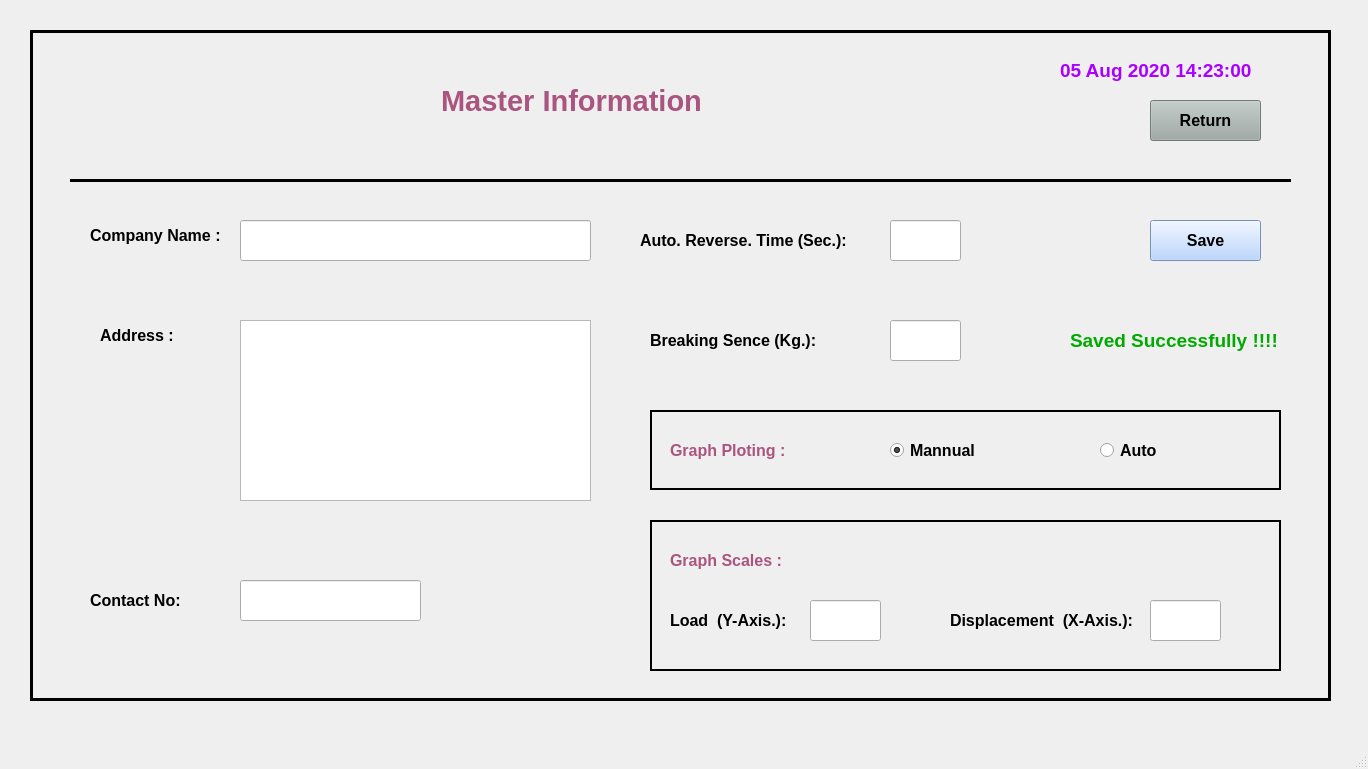
<?xml version="1.0" encoding="UTF-8"?>
<ui version="4.0">
 <class>MainWindow</class>
 <widget class="QMainWindow" name="MainWindow">
  <property name="geometry">
   <rect>
    <x>0</x>
    <y>0</y>
    <width>1368</width>
    <height>769</height>
   </rect>
  </property>
  <property name="windowTitle">
   <string>MainWindow</string>
  </property>
  <widget class="QWidget" name="centralwidget">
   <widget class="QFrame" name="frame">
    <property name="geometry">
     <rect>
      <x>30</x>
      <y>30</y>
      <width>1301</width>
      <height>671</height>
     </rect>
    </property>
    <property name="frameShape">
     <enum>QFrame::Box</enum>
    </property>
    <property name="frameShadow">
     <enum>QFrame::Plain</enum>
    </property>
    <property name="lineWidth">
     <number>3</number>
    </property>
    <widget class="QLabel" name="label">
     <property name="geometry">
      <rect>
       <x>60</x>
       <y>190</y>
       <width>131</width>
       <height>31</height>
      </rect>
     </property>
     <property name="font">
      <font>
       <family>Arial</family>
       <pointsize>12</pointsize>
       <weight>75</weight>
       <bold>true</bold>
      </font>
     </property>
     <property name="text">
      <string>Company Name :</string>
     </property>
    </widget>
    <widget class="QLineEdit" name="lineEdit">
     <property name="geometry">
      <rect>
       <x>210</x>
       <y>190</y>
       <width>351</width>
       <height>41</height>
      </rect>
     </property>
     <property name="font">
      <font>
       <family>Arial</family>
       <pointsize>12</pointsize>
       <weight>75</weight>
       <bold>true</bold>
      </font>
     </property>
    </widget>
    <widget class="QLabel" name="label_2">
     <property name="geometry">
      <rect>
       <x>70</x>
       <y>280</y>
       <width>101</width>
       <height>51</height>
      </rect>
     </property>
     <property name="font">
      <font>
       <family>Arial</family>
       <pointsize>12</pointsize>
       <weight>75</weight>
       <bold>true</bold>
      </font>
     </property>
     <property name="text">
      <string>Address :</string>
     </property>
    </widget>
    <widget class="QTextEdit" name="textEdit">
     <property name="geometry">
      <rect>
       <x>210</x>
       <y>290</y>
       <width>351</width>
       <height>181</height>
      </rect>
     </property>
     <property name="font">
      <font>
       <family>Arial</family>
       <pointsize>12</pointsize>
       <weight>75</weight>
       <bold>true</bold>
      </font>
     </property>
    </widget>
    <widget class="QLabel" name="label_3">
     <property name="geometry">
      <rect>
       <x>60</x>
       <y>550</y>
       <width>131</width>
       <height>41</height>
      </rect>
     </property>
     <property name="font">
      <font>
       <family>Arial</family>
       <pointsize>12</pointsize>
       <weight>75</weight>
       <bold>true</bold>
      </font>
     </property>
     <property name="text">
      <string>Contact No:</string>
     </property>
    </widget>
    <widget class="QLineEdit" name="lineEdit_2">
     <property name="geometry">
      <rect>
       <x>210</x>
       <y>550</y>
       <width>181</width>
       <height>41</height>
      </rect>
     </property>
     <property name="font">
      <font>
       <family>Arial</family>
       <pointsize>12</pointsize>
       <weight>75</weight>
       <bold>true</bold>
      </font>
     </property>
    </widget>
    <widget class="QLabel" name="label_4">
     <property name="geometry">
      <rect>
       <x>620</x>
       <y>290</y>
       <width>211</width>
       <height>41</height>
      </rect>
     </property>
     <property name="font">
      <font>
       <family>Arial</family>
       <pointsize>12</pointsize>
       <weight>75</weight>
       <bold>true</bold>
      </font>
     </property>
     <property name="text">
      <string>Breaking Sence (Kg.):</string>
     </property>
    </widget>
    <widget class="QLineEdit" name="lineEdit_3">
     <property name="geometry">
      <rect>
       <x>860</x>
       <y>190</y>
       <width>71</width>
       <height>41</height>
      </rect>
     </property>
     <property name="font">
      <font>
       <family>Arial</family>
       <pointsize>12</pointsize>
       <weight>75</weight>
       <bold>true</bold>
      </font>
     </property>
    </widget>
    <widget class="QLabel" name="label_5">
     <property name="geometry">
      <rect>
       <x>610</x>
       <y>190</y>
       <width>221</width>
       <height>41</height>
      </rect>
     </property>
     <property name="font">
      <font>
       <family>Arial</family>
       <pointsize>12</pointsize>
       <weight>75</weight>
       <bold>true</bold>
      </font>
     </property>
     <property name="text">
      <string>Auto. Reverse. Time (Sec.):</string>
     </property>
    </widget>
    <widget class="QLineEdit" name="lineEdit_4">
     <property name="geometry">
      <rect>
       <x>860</x>
       <y>290</y>
       <width>71</width>
       <height>41</height>
      </rect>
     </property>
     <property name="font">
      <font>
       <family>Arial</family>
       <pointsize>12</pointsize>
       <weight>75</weight>
       <bold>true</bold>
      </font>
     </property>
    </widget>
    <widget class="QFrame" name="frame_2">
     <property name="geometry">
      <rect>
       <x>620</x>
       <y>490</y>
       <width>631</width>
       <height>151</height>
      </rect>
     </property>
     <property name="frameShape">
      <enum>QFrame::Box</enum>
     </property>
     <property name="frameShadow">
      <enum>QFrame::Plain</enum>
     </property>
     <property name="lineWidth">
      <number>2</number>
     </property>
     <widget class="QLabel" name="label_7">
      <property name="geometry">
       <rect>
        <x>20</x>
        <y>20</y>
        <width>131</width>
        <height>41</height>
       </rect>
      </property>
      <property name="font">
       <font>
        <family>Arial</family>
        <pointsize>12</pointsize>
        <weight>75</weight>
        <bold>true</bold>
       </font>
      </property>
      <property name="styleSheet">
       <string notr="true">color: rgb(170, 85, 127);</string>
      </property>
      <property name="text">
       <string>Graph Scales :</string>
      </property>
     </widget>
     <widget class="QLabel" name="label_8">
      <property name="geometry">
       <rect>
        <x>20</x>
        <y>80</y>
        <width>121</width>
        <height>41</height>
       </rect>
      </property>
      <property name="font">
       <font>
        <family>Arial</family>
        <pointsize>12</pointsize>
        <weight>75</weight>
        <bold>true</bold>
       </font>
      </property>
      <property name="text">
       <string>Load  (Y-Axis.):</string>
      </property>
     </widget>
     <widget class="QLineEdit" name="lineEdit_5">
      <property name="geometry">
       <rect>
        <x>160</x>
        <y>80</y>
        <width>71</width>
        <height>41</height>
       </rect>
      </property>
      <property name="font">
       <font>
        <family>Arial</family>
        <pointsize>12</pointsize>
        <weight>75</weight>
        <bold>true</bold>
       </font>
      </property>
     </widget>
     <widget class="QLabel" name="label_9">
      <property name="geometry">
       <rect>
        <x>300</x>
        <y>80</y>
        <width>191</width>
        <height>41</height>
       </rect>
      </property>
      <property name="font">
       <font>
        <family>Arial</family>
        <pointsize>12</pointsize>
        <weight>75</weight>
        <bold>true</bold>
       </font>
      </property>
      <property name="text">
       <string>Displacement  (X-Axis.):</string>
      </property>
     </widget>
     <widget class="QLineEdit" name="lineEdit_6">
      <property name="geometry">
       <rect>
        <x>500</x>
        <y>80</y>
        <width>71</width>
        <height>41</height>
       </rect>
      </property>
      <property name="font">
       <font>
        <family>Arial</family>
        <pointsize>12</pointsize>
        <weight>75</weight>
        <bold>true</bold>
       </font>
      </property>
     </widget>
    </widget>
    <widget class="Line" name="line">
     <property name="geometry">
      <rect>
       <x>40</x>
       <y>140</y>
       <width>1221</width>
       <height>21</height>
      </rect>
     </property>
     <property name="frameShadow">
      <enum>QFrame::Plain</enum>
     </property>
     <property name="lineWidth">
      <number>3</number>
     </property>
     <property name="orientation">
      <enum>Qt::Horizontal</enum>
     </property>
    </widget>
    <widget class="QLabel" name="label_10">
     <property name="geometry">
      <rect>
       <x>370</x>
       <y>50</y>
       <width>351</width>
       <height>41</height>
      </rect>
     </property>
     <property name="font">
      <font>
       <family>Arial</family>
       <pointsize>22</pointsize>
       <weight>75</weight>
       <bold>true</bold>
      </font>
     </property>
     <property name="styleSheet">
      <string notr="true">color: rgb(170, 85, 127);</string>
     </property>
     <property name="text">
      <string>Master Information </string>
     </property>
     <property name="alignment">
      <set>Qt::AlignCenter</set>
     </property>
    </widget>
    <widget class="QLabel" name="label_47">
     <property name="geometry">
      <rect>
       <x>1030</x>
       <y>20</y>
       <width>231</width>
       <height>41</height>
      </rect>
     </property>
     <property name="font">
      <font>
       <family>Arial</family>
       <pointsize>14</pointsize>
       <weight>75</weight>
       <bold>true</bold>
       <underline>false</underline>
      </font>
     </property>
     <property name="styleSheet">
      <string notr="true">color: rgb(170, 0, 255);</string>
     </property>
     <property name="text">
      <string>05 Aug 2020 14:23:00</string>
     </property>
     <property name="alignment">
      <set>Qt::AlignLeading|Qt::AlignLeft|Qt::AlignVCenter</set>
     </property>
    </widget>
    <widget class="QPushButton" name="pushButton_6">
     <property name="geometry">
      <rect>
       <x>1120</x>
       <y>70</y>
       <width>111</width>
       <height>41</height>
      </rect>
     </property>
     <property name="font">
      <font>
       <family>Arial</family>
       <pointsize>12</pointsize>
       <weight>75</weight>
       <bold>true</bold>
      </font>
     </property>
     <property name="cursor">
      <cursorShape>ArrowCursor</cursorShape>
     </property>
     <property name="styleSheet">
      <string notr="true">background-color: rgb(159, 170, 166);</string>
     </property>
     <property name="text">
      <string>Return</string>
     </property>
     <property name="flat">
      <bool>false</bool>
     </property>
    </widget>
    <widget class="QPushButton" name="pushButton_7">
     <property name="geometry">
      <rect>
       <x>1120</x>
       <y>190</y>
       <width>111</width>
       <height>41</height>
      </rect>
     </property>
     <property name="font">
      <font>
       <family>Arial</family>
       <pointsize>12</pointsize>
       <weight>75</weight>
       <bold>true</bold>
      </font>
     </property>
     <property name="cursor">
      <cursorShape>ArrowCursor</cursorShape>
     </property>
     <property name="styleSheet">
      <string notr="true">background-color: rgb(169, 202, 255);</string>
     </property>
     <property name="text">
      <string>Save</string>
     </property>
     <property name="flat">
      <bool>false</bool>
     </property>
    </widget>
    <widget class="QLabel" name="label_48">
     <property name="geometry">
      <rect>
       <x>1040</x>
       <y>290</y>
       <width>231</width>
       <height>41</height>
      </rect>
     </property>
     <property name="font">
      <font>
       <family>Arial</family>
       <pointsize>14</pointsize>
       <weight>75</weight>
       <bold>true</bold>
       <underline>false</underline>
      </font>
     </property>
     <property name="styleSheet">
      <string notr="true">color: rgb(0, 170, 0);</string>
     </property>
     <property name="text">
      <string>Saved Successfully !!!!</string>
     </property>
     <property name="alignment">
      <set>Qt::AlignLeading|Qt::AlignLeft|Qt::AlignVCenter</set>
     </property>
    </widget>
    <widget class="QFrame" name="frame_3">
     <property name="geometry">
      <rect>
       <x>620</x>
       <y>380</y>
       <width>631</width>
       <height>80</height>
      </rect>
     </property>
     <property name="frameShape">
      <enum>QFrame::Box</enum>
     </property>
     <property name="frameShadow">
      <enum>QFrame::Plain</enum>
     </property>
     <property name="lineWidth">
      <number>2</number>
     </property>
     <widget class="QLabel" name="label_6">
      <property name="geometry">
       <rect>
        <x>20</x>
        <y>20</y>
        <width>131</width>
        <height>41</height>
       </rect>
      </property>
      <property name="font">
       <font>
        <family>Arial</family>
        <pointsize>12</pointsize>
        <weight>75</weight>
        <bold>true</bold>
       </font>
      </property>
      <property name="styleSheet">
       <string notr="true">color: rgb(170, 85, 127);</string>
      </property>
      <property name="text">
       <string>Graph Ploting :</string>
      </property>
     </widget>
     <widget class="QRadioButton" name="radioButton">
      <property name="geometry">
       <rect>
        <x>240</x>
        <y>20</y>
        <width>121</width>
        <height>41</height>
       </rect>
      </property>
      <property name="font">
       <font>
        <family>Arial</family>
        <pointsize>12</pointsize>
        <weight>75</weight>
        <bold>true</bold>
       </font>
      </property>
      <property name="text">
       <string>Mannual</string>
      </property>
      <property name="checked">
       <bool>true</bool>
      </property>
     </widget>
     <widget class="QRadioButton" name="radioButton_2">
      <property name="geometry">
       <rect>
        <x>450</x>
        <y>20</y>
        <width>71</width>
        <height>41</height>
       </rect>
      </property>
      <property name="font">
       <font>
        <family>Arial</family>
        <pointsize>12</pointsize>
        <weight>75</weight>
        <bold>true</bold>
       </font>
      </property>
      <property name="text">
       <string>Auto</string>
      </property>
     </widget>
    </widget>
   </widget>
  </widget>
  <widget class="QMenuBar" name="menubar">
   <property name="geometry">
    <rect>
     <x>0</x>
     <y>0</y>
     <width>1368</width>
     <height>21</height>
    </rect>
   </property>
  </widget>
  <widget class="QStatusBar" name="statusbar"/>
 </widget>
 <resources/>
 <connections/>
</ui>
